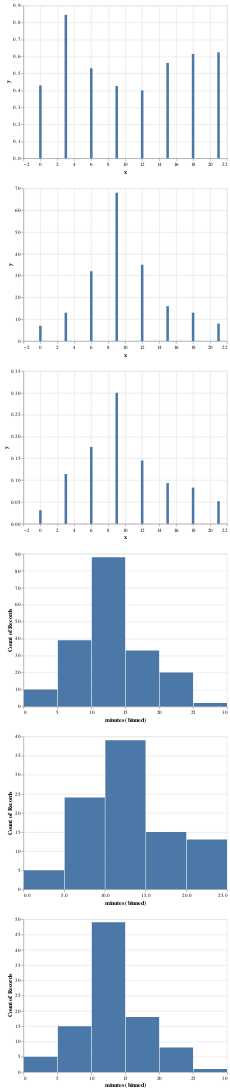

Notebook code for this chart:
### Code cell
binned_matches = all_matches = alt.Chart(
    pd.DataFrame({
        'y': map(lambda x: x[0], binned_winrates),
        'x': [3 * i for i in range(0, len(binned_winrates))],
    })
).mark_bar().encode(
    x='x',
    y='y',
)
binned_count = all_matches = alt.Chart(
    pd.DataFrame({
        'y': map(lambda x: x[1], binned_winrates),
        'x': [3 * i for i in range(0, len(binned_winrates))],
    })
).mark_bar().encode(
    x='x',
    y='y',
)
binned_exp = all_matches = alt.Chart(
    pd.DataFrame({
        'y': map(lambda x: 1.9896907216494846 * ((x[0] * x[1]) / len(outcomes)), binned_winrates),
        'x': [3 * i for i in range(0, len(binned_winrates))],
    })
).mark_bar().encode(
    x='x',
    y='y',
)

wins = len(outcomes[outcomes['outcome'] == 'win'])
losses = len(outcomes[outcomes['outcome'] == 'loss'])
print(wins / (wins + losses), wins, losses)
print(sum(map(lambda x: (x[0] * x[1]) / len(outcomes), binned_winrates)))
print(1 / (wins / (wins + losses)))
print(list(map(lambda x: round(4 * 400 * 1.9896907216494846 * ((x[0] * x[1]) / len(outcomes)), 0), binned_winrates)))
print(list(map(lambda x: round(1.9896907216494846 * ((x[0] * x[1]) / len(outcomes)), 3), binned_winrates)))

all_matches = alt.Chart(outcomes).mark_bar().encode(
    x=alt.X('minutes:Q', bin=True),
    y='count()',
) 
wins = alt.Chart(outcomes[outcomes['outcome'] == 'win']).mark_bar().encode(
    x=alt.X('minutes:Q', bin=True),
    y='count()',
)
losses = alt.Chart(outcomes[outcomes['outcome'] == 'loss']).mark_bar().encode(
    x=alt.X('minutes:Q', bin=True),
    y='count()',
)

binned_matches & binned_count & binned_exp & all_matches & wins & losses

### Figure 1 — Vega-Lite specification as saved in the notebook (floating-point values rounded to 4 significant figures; data arrays with more than 128 entries replaced by an {"elided": "..."} marker saying what was removed)
{"config": {"view": {"continuousWidth": 400, "continuousHeight": 300}}, "vconcat": [{"data": {"name": "data-a1d8cc9ec28b91192c259da2f4b6a5e9"}, "mark": "bar", "encoding": {"x": {"type": "quantitative", "field": "x"}, "y": {"type": "quantitative", "field": "y"}}}, {"data": {"name": "data-d73d58b7f7cf77d809413579d59070e4"}, "mark": "bar", "encoding": {"x": {"type": "quantitative", "field": "x"}, "y": {"type": "quantitative", "field": "y"}}}, {"data": {"name": "data-27005e5ea655c5344efa61e831563872"}, "mark": "bar", "encoding": {"x": {"type": "quantitative", "field": "x"}, "y": {"type": "quantitative", "field": "y"}}}, {"data": {"name": "data-0e32a0e7b824db8e95c4b222506f5df9"}, "mark": "bar", "encoding": {"x": {"type": "quantitative", "bin": true, "field": "minutes"}, "y": {"type": "quantitative", "aggregate": "count"}}}, {"data": {"name": "data-8852c2e0cc866e2887fd7afc488b88a5"}, "mark": "bar", "encoding": {"x": {"type": "quantitative", "bin": true, "field": "minutes"}, "y": {"type": "quantitative", "aggregate": "count"}}}, {"data": {"name": "data-7cbf74c5abd91899f414265bd746d68e"}, "mark": "bar", "encoding": {"x": {"type": "quantitative", "bin": true, "field": "minutes"}, "y": {"type": "quantitative", "aggregate": "count"}}}], "$schema": "https://vega.github.io/schema/vega-lite/v4.8.1.json", "datasets": {"data-a1d8cc9ec28b91192c259da2f4b6a5e9": [{"y": 0.429, "x": 0}, {"y": 0.846, "x": 3}, {"y": 0.531, "x": 6}, {"y": 0.426, "x": 9}, {"y": 0.4, "x": 12}, {"y": 0.562, "x": 15}, {"y": 0.615, "x": 18}, {"y": 0.625, "x": 21}], "data-d73d58b7f7cf77d809413579d59070e4": [{"y": 7, "x": 0}, {"y": 13, "x": 3}, {"y": 32, "x": 6}, {"y": 68, "x": 9}, {"y": 35, "x": 12}, {"y": 16, "x": 15}, {"y": 13, "x": 18}, {"y": 8, "x": 21}], "data-27005e5ea655c5344efa61e831563872": [{"y": 0.03112, "x": 0}, {"y": 0.114, "x": 3}, {"y": 0.1761, "x": 6}, {"y": 0.3002, "x": 9}, {"y": 0.1451, "x": 12}, {"y": 0.09318, "x": 15}, {"y": 0.08285, "x": 18}, {"y": 0.05181, "x": 21}], "data-0e32a0e7b824db8e95c4b222506f5df9": {"elided": "192 records"}, "data-8852c2e0cc866e2887fd7afc488b88a5": [{"outcome": "win", "seconds": 540, "minutes": 9.0}, {"outcome": "win", "seconds": 1052, "minutes": 17.5}, {"outcome": "win", "seconds": 755, "minutes": 12.6}, {"outcome": "win", "seconds": 782, "minutes": 13.0}, {"outcome": "win", "seconds": 1164, "minutes": 19.4}, {"outcome": "win", "seconds": 702, "minutes": 11.7}, {"outcome": "win", "seconds": 1327, "minutes": 22.1}, {"outcome": "win", "seconds": 341, "minutes": 5.7}, {"outcome": "win", "seconds": 327, "minutes": 5.4}, {"outcome": "win", "seconds": 946, "minutes": 15.8}, {"outcome": "win", "seconds": 543, "minutes": 9.0}, {"outcome": "win", "seconds": 477, "minutes": 8.0}, {"outcome": "win", "seconds": 965, "minutes": 16.1}, {"outcome": "win", "seconds": 846, "minutes": 14.1}, {"outcome": "win", "seconds": 600, "minutes": 10.0}, {"outcome": "win", "seconds": 791, "minutes": 13.2}, {"outcome": "win", "seconds": 820, "minutes": 13.7}, {"outcome": "win", "seconds": 374, "minutes": 6.2}, {"outcome": "win", "seconds": 1315, "minutes": 21.9}, {"outcome": "win", "seconds": 715, "minutes": 11.9}, {"outcome": "win", "seconds": 358, "minutes": 6.0}, {"outcome": "win", "seconds": 882, "minutes": 14.7}, {"outcome": "win", "seconds": 676, "minutes": 11.3}, {"outcome": "win", "seconds": 798, "minutes": 13.3}, {"outcome": "win", "seconds": 722, "minutes": 12.0}, {"outcome": "win", "seconds": 903, "minutes": 15.0}, {"outcome": "win", "seconds": 206, "minutes": 3.4}, {"outcome": "win", "seconds": 674, "minutes": 11.2}, {"outcome": "win", "seconds": 707, "minutes": 11.8}, {"outcome": "win", "seconds": 579, "minutes": 9.6}, {"outcome": "win", "seconds": 827, "minutes": 13.8}, {"outcome": "win", "seconds": 226, "minutes": 3.8}, {"outcome": "win", "seconds": 406, "minutes": 6.8}, {"outcome": "win", "seconds": 369, "minutes": 6.2}, {"outcome": "win", "seconds": 599, "minutes": 10.0}, {"outcome": "win", "seconds": 793, "minutes": 13.2}, {"outcome": "win", "seconds": 360, "minutes": 6.0}, {"outcome": "win", "seconds": 341, "minutes": 5.7}, {"outcome": "win", "seconds": 487, "minutes": 8.1}, {"outcome": "win", "seconds": 1426, "minutes": 23.8}, {"outcome": "win", "seconds": 1278, "minutes": 21.3}, {"outcome": "win", "seconds": 1136, "minutes": 18.9}, {"outcome": "win", "seconds": 1230, "minutes": 20.5}, {"outcome": "win", "seconds": 1488, "minutes": 24.8}, {"outcome": "win", "seconds": 612, "minutes": 10.2}, {"outcome": "win", "seconds": 1039, "minutes": 17.3}, {"outcome": "win", "seconds": 421, "minutes": 7.0}, {"outcome": "win", "seconds": 756, "minutes": 12.6}, {"outcome": "win", "seconds": 568, "minutes": 9.5}, {"outcome": "win", "seconds": 1022, "minutes": 17.0}, {"outcome": "win", "seconds": 1398, "minutes": 23.3}, {"outcome": "win", "seconds": 1139, "minutes": 19.0}, {"outcome": "win", "seconds": 1452, "minutes": 24.2}, {"outcome": "win", "seconds": 619, "minutes": 10.3}, {"outcome": "win", "seconds": 811, "minutes": 13.5}, {"outcome": "win", "seconds": 821, "minutes": 13.7}, {"outcome": "win", "seconds": 880, "minutes": 14.7}, {"outcome": "win", "seconds": 710, "minutes": 11.8}, {"outcome": "win", "seconds": 913, "minutes": 15.2}, {"outcome": "win", "seconds": 748, "minutes": 12.5}, {"outcome": "win", "seconds": 1228, "minutes": 20.5}, {"outcome": "win", "seconds": 462, "minutes": 7.7}, {"outcome": "win", "seconds": 669, "minutes": 11.2}, {"outcome": "win", "seconds": 843, "minutes": 14.0}, {"outcome": "win", "seconds": 1228, "minutes": 20.5}, {"outcome": "win", "seconds": 977, "minutes": 16.3}, {"outcome": "win", "seconds": 804, "minutes": 13.4}, {"outcome": "win", "seconds": 708, "minutes": 11.8}, {"outcome": "win", "seconds": 51, "minutes": 0.8}, {"outcome": "win", "seconds": 433, "minutes": 7.2}, {"outcome": "win", "seconds": 474, "minutes": 7.9}, {"outcome": "win", "seconds": 731, "minutes": 12.2}, {"outcome": "win", "seconds": 1326, "minutes": 22.1}, {"outcome": "win", "seconds": 1017, "minutes": 17.0}, {"outcome": "win", "seconds": 612, "minutes": 10.2}, {"outcome": "win", "seconds": 1499, "minutes": 25.0}, {"outcome": "win", "seconds": 1106, "minutes": 18.4}, {"outcome": "win", "seconds": 1447, "minutes": 24.1}, {"outcome": "win", "seconds": 455, "minutes": 7.6}, {"outcome": "win", "seconds": 1103, "minutes": 18.4}, {"outcome": "win", "seconds": 502, "minutes": 8.4}, {"outcome": "win", "seconds": 743, "minutes": 12.4}, {"outcome": "win", "seconds": 780, "minutes": 13.0}, {"outcome": "win", "seconds": 623, "minutes": 10.4}, {"outcome": "win", "seconds": 340, "minutes": 5.7}, {"outcome": "win", "seconds": 636, "minutes": 10.6}, {"outcome": "win", "seconds": 711, "minutes": 11.8}, {"outcome": "win", "seconds": 28, "minutes": 0.5}, {"outcome": "win", "seconds": 736, "minutes": 12.3}, {"outcome": "win", "seconds": 770, "minutes": 12.8}, {"outcome": "win", "seconds": 640, "minutes": 10.7}, {"outcome": "win", "seconds": 589, "minutes": 9.8}, {"outcome": "win", "seconds": 916, "minutes": 15.3}, {"outcome": "win", "seconds": 464, "minutes": 7.7}, {"outcome": "win", "seconds": 344, "minutes": 5.7}, {"outcome": "win", "seconds": 175, "minutes": 2.9}], "data-7cbf74c5abd91899f414265bd746d68e": [{"outcome": "loss", "seconds": 758, "minutes": 12.6}, {"outcome": "loss", "seconds": 832, "minutes": 13.9}, {"outcome": "loss", "seconds": 589, "minutes": 9.8}, {"outcome": "loss", "seconds": 795, "minutes": 13.2}, {"outcome": "loss", "seconds": 754, "minutes": 12.6}, {"outcome": "loss", "seconds": 1534, "minutes": 25.6}, {"outcome": "loss", "seconds": 727, "minutes": 12.1}, {"outcome": "loss", "seconds": 802, "minutes": 13.4}, {"outcome": "loss", "seconds": 916, "minutes": 15.3}, {"outcome": "loss", "seconds": 936, "minutes": 15.6}, {"outcome": "loss", "seconds": 632, "minutes": 10.5}, {"outcome": "loss", "seconds": 1327, "minutes": 22.1}, {"outcome": "loss", "seconds": 555, "minutes": 9.2}, {"outcome": "loss", "seconds": 497, "minutes": 8.3}, {"outcome": "loss", "seconds": 649, "minutes": 10.8}, {"outcome": "loss", "seconds": 870, "minutes": 14.5}, {"outcome": "loss", "seconds": 674, "minutes": 11.2}, {"outcome": "loss", "seconds": 760, "minutes": 12.7}, {"outcome": "loss", "seconds": 1314, "minutes": 21.9}, {"outcome": "loss", "seconds": 1169, "minutes": 19.5}, {"outcome": "loss", "seconds": 56, "minutes": 0.9}, {"outcome": "loss", "seconds": 466, "minutes": 7.8}, {"outcome": "loss", "seconds": 687, "minutes": 11.4}, {"outcome": "loss", "seconds": 693, "minutes": 11.6}, {"outcome": "loss", "seconds": 467, "minutes": 7.8}, {"outcome": "loss", "seconds": 984, "minutes": 16.4}, {"outcome": "loss", "seconds": 224, "minutes": 3.7}, {"outcome": "loss", "seconds": 1086, "minutes": 18.1}, {"outcome": "loss", "seconds": 1020, "minutes": 17.0}, {"outcome": "loss", "seconds": 905, "minutes": 15.1}, {"outcome": "loss", "seconds": 725, "minutes": 12.1}, {"outcome": "loss", "seconds": 606, "minutes": 10.1}, {"outcome": "loss", "seconds": 656, "minutes": 10.9}, {"outcome": "loss", "seconds": 939, "minutes": 15.6}, {"outcome": "loss", "seconds": 734, "minutes": 12.2}, {"outcome": "loss", "seconds": 814, "minutes": 13.6}, {"outcome": "loss", "seconds": 985, "minutes": 16.4}, {"outcome": "loss", "seconds": 681, "minutes": 11.4}, {"outcome": "loss", "seconds": 880, "minutes": 14.7}, {"outcome": "loss", "seconds": 901, "minutes": 15.0}, {"outcome": "loss", "seconds": 756, "minutes": 12.6}, {"outcome": "loss", "seconds": 738, "minutes": 12.3}, {"outcome": "loss", "seconds": 1454, "minutes": 24.2}, {"outcome": "loss", "seconds": 612, "minutes": 10.2}, {"outcome": "loss", "seconds": 673, "minutes": 11.2}, {"outcome": "loss", "seconds": 575, "minutes": 9.6}, {"outcome": "loss", "seconds": 480, "minutes": 8.0}, {"outcome": "loss", "seconds": 793, "minutes": 13.2}, {"outcome": "loss", "seconds": 1352, "minutes": 22.5}, {"outcome": "loss", "seconds": 617, "minutes": 10.3}, {"outcome": "loss", "seconds": 765, "minutes": 12.8}, {"outcome": "loss", "seconds": 871, "minutes": 14.5}, {"outcome": "loss", "seconds": 697, "minutes": 11.6}, {"outcome": "loss", "seconds": 775, "minutes": 12.9}, {"outcome": "loss", "seconds": 938, "minutes": 15.6}, {"outcome": "loss", "seconds": 679, "minutes": 11.3}, {"outcome": "loss", "seconds": 758, "minutes": 12.6}, {"outcome": "loss", "seconds": 475, "minutes": 7.9}, {"outcome": "loss", "seconds": 669, "minutes": 11.2}, {"outcome": "loss", "seconds": 714, "minutes": 11.9}, {"outcome": "loss", "seconds": 547, "minutes": 9.1}, {"outcome": "loss", "seconds": 676, "minutes": 11.3}, {"outcome": "loss", "seconds": 580, "minutes": 9.7}, {"outcome": "loss", "seconds": 804, "minutes": 13.4}, {"outcome": "loss", "seconds": 609, "minutes": 10.2}, {"outcome": "loss", "seconds": 727, "minutes": 12.1}, {"outcome": "loss", "seconds": 849, "minutes": 14.2}, {"outcome": "loss", "seconds": 936, "minutes": 15.6}, {"outcome": "loss", "seconds": 670, "minutes": 11.2}, {"outcome": "loss", "seconds": 401, "minutes": 6.7}, {"outcome": "loss", "seconds": 910, "minutes": 15.2}, {"outcome": "loss", "seconds": 1410, "minutes": 23.5}, {"outcome": "loss", "seconds": 1190, "minutes": 19.8}, {"outcome": "loss", "seconds": 103, "minutes": 1.7}, {"outcome": "loss", "seconds": 643, "minutes": 10.7}, {"outcome": "loss", "seconds": 492, "minutes": 8.2}, {"outcome": "loss", "seconds": 1099, "minutes": 18.3}, {"outcome": "loss", "seconds": 942, "minutes": 15.7}, {"outcome": "loss", "seconds": 543, "minutes": 9.0}, {"outcome": "loss", "seconds": 155, "minutes": 2.6}, {"outcome": "loss", "seconds": 155, "minutes": 2.6}, {"outcome": "loss", "seconds": 613, "minutes": 10.2}, {"outcome": "loss", "seconds": 891, "minutes": 14.8}, {"outcome": "loss", "seconds": 816, "minutes": 13.6}, {"outcome": "loss", "seconds": 618, "minutes": 10.3}, {"outcome": "loss", "seconds": 974, "minutes": 16.2}, {"outcome": "loss", "seconds": 1197, "minutes": 20.0}, {"outcome": "loss", "seconds": 651, "minutes": 10.8}, {"outcome": "loss", "seconds": 1495, "minutes": 24.9}, {"outcome": "loss", "seconds": 670, "minutes": 11.2}, {"outcome": "loss", "seconds": 871, "minutes": 14.5}, {"outcome": "loss", "seconds": 532, "minutes": 8.9}, {"outcome": "loss", "seconds": 1017, "minutes": 17.0}, {"outcome": "loss", "seconds": 500, "minutes": 8.3}, {"outcome": "loss", "seconds": 772, "minutes": 12.9}, {"outcome": "loss", "seconds": 1300, "minutes": 21.7}]}}
